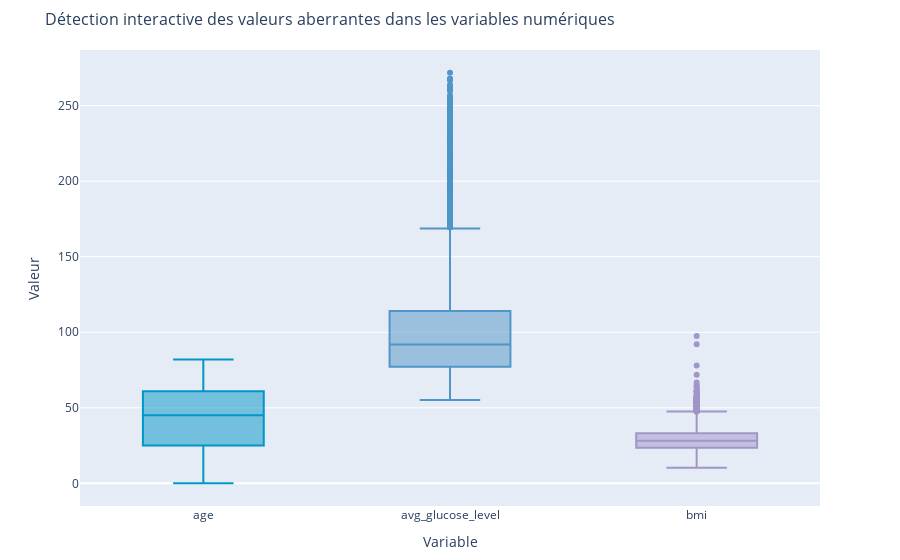

Notebook source saved alongside this figure:
### Markdown cell above
### 2-8. Verification des outliers

### Code cell
# Fonction pour détecter les outliers avec la méthode IQR
def detect_outliers_iqr(data, columns):
    outliers_dict = {}
    for col in columns:
        Q1 = data[col].quantile(0.25)
        Q3 = data[col].quantile(0.75)
        IQR = Q3 - Q1
        lower_bound = Q1 - 1.5 * IQR
        upper_bound = Q3 + 1.5 * IQR
        outliers = data[(data[col] < lower_bound) | (data[col] > upper_bound)][col]
        outliers_dict[col] = outliers
    return outliers_dict

# Fonction pour détecter les outliers avec Isolation Forest
def detect_outliers_isolation_forest(data, columns, contamination=0.05):
    iso_forest = IsolationForest(contamination=contamination, random_state=42)
    X = data[columns].dropna()
    labels = iso_forest.fit_predict(X)
    outliers = X[labels == -1]
    return outliers

# Fonction pour afficher un résumé stylisé des outliers
def display_outliers_summary(outliers_dict, method_name):
    summary = pd.DataFrame({
        'Colonne': list(outliers_dict.keys()),
        'Nombre d\'outliers': [len(outliers_dict[col]) for col in outliers_dict.keys()],
        'Exemples d\'outliers': [outliers_dict[col].values[:5] for col in outliers_dict.keys()]
    })
    print(f"\nRésumé des valeurs aberrantes ({method_name}) :")
    print(summary.to_string(index=False))
    
    # Affichage stylisé pour Jupyter
    styled_summary = summary.style.set_properties(**{
        'text-align': 'center',
        'border': '1px solid black',
        'padding': '5px'
    }).set_table_styles([
        {'selector': 'th', 'props': [('font-weight', 'bold'), ('background-color', 'green'), ('border', '1px solid black')]}
    ]).set_caption(f"Résumé des valeurs aberrantes ({method_name})")
    display(styled_summary)

# 2-12. Vérification des valeurs aberrantes dans les variables numériques
numerical_cols = ['age', 'avg_glucose_level', 'bmi']

# Étape 1 : Détection des outliers avec IQR
outliers_iqr = detect_outliers_iqr(data, numerical_cols)
display_outliers_summary(outliers_iqr, "Méthode IQR")

# Étape 2 : Détection des outliers avec Isolation Forest
outliers_iso = detect_outliers_isolation_forest(data, numerical_cols)
print("\nOutliers détectés avec Isolation Forest :")
print(outliers_iso.head())

# Étape 3 : Visualisation interactive avec Plotly (Boxplots)
fig = go.Figure()
for i, col in enumerate(numerical_cols):
    fig.add_trace(go.Box(y=data[col], name=col, marker_color=f'rgb({i*80}, 150, 200)', boxpoints='outliers'))
fig.update_layout(
    title="Détection interactive des valeurs aberrantes dans les variables numériques",
    yaxis_title="Valeur",
    xaxis_title="Variable",
    title_font_size=16,
    margin=dict(t=50, b=50),
    showlegend=False
)
fig.show()

### Figure 1 — Plotly figure (JSON) as saved in the notebook; plotly's stock layout.template omitted (floating-point values rounded to 4 significant figures; data arrays with more than 128 entries replaced by an {"elided": "..."} marker saying what was removed)
{"data": [{"boxpoints": "outliers", "marker": {"color": "rgb(0, 150, 200)"}, "name": "age", "type": "box", "y": {"elided": "5110 float values"}}, {"boxpoints": "outliers", "marker": {"color": "rgb(80, 150, 200)"}, "name": "avg_glucose_level", "type": "box", "y": {"elided": "5110 float values"}}, {"boxpoints": "outliers", "marker": {"color": "rgb(160, 150, 200)"}, "name": "bmi", "type": "box", "y": {"elided": "5110 float values"}}], "layout": {"margin": {"b": 50, "t": 50}, "showlegend": false, "title": {"font": {"size": 16}, "text": "Détection interactive des valeurs aberrantes dans les variables numériques"}, "xaxis": {"title": {"text": "Variable"}}, "yaxis": {"title": {"text": "Valeur"}}}}
